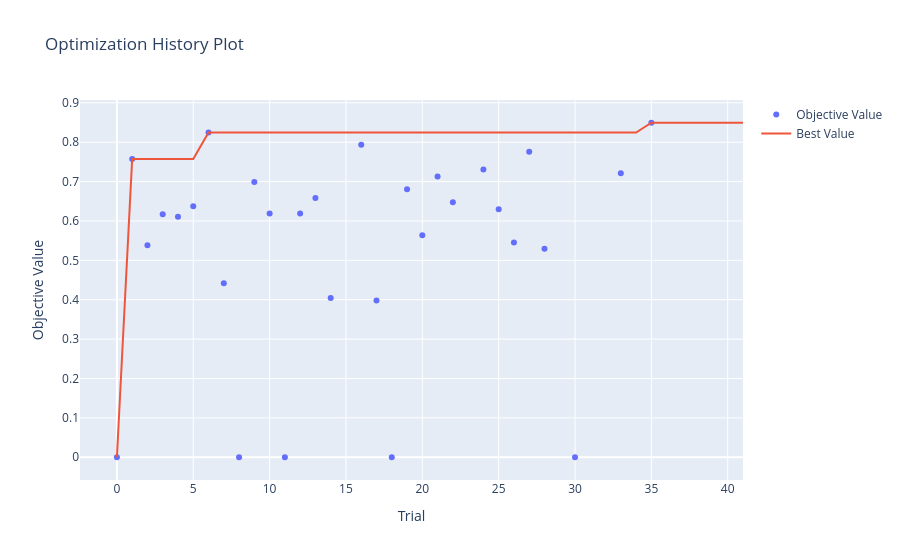

Here is the notebook cell this chart was saved with:
### Code cell
# 1. Plot optimization history
fig_hist = plot_optimization_history(study)
fig_hist.show()

### Figure 1 — Plotly figure (JSON) as saved in the notebook; plotly's stock layout.template omitted (floating-point values rounded to 4 significant figures)
{"data": [{"mode": "markers", "name": "Objective Value", "type": "scatter", "x": [0, 1, 2, 3, 4, 5, 6, 7, 8, 9, 10, 11, 12, 13, 14, 16, 17, 18, 19, 20, 21, 22, 24, 25, 26, 27, 28, 30, 33, 35], "y": [0, 0.7573, 0.538, 0.6172, 0.6107, 0.6371, 0.8247, 0.442, 0, 0.6991, 0.6191, 0, 0.6189, 0.6585, 0.4045, 0.7932, 0.3982, 0, 0.6802, 0.5637, 0.7126, 0.6478, 0.7309, 0.6298, 0.5453, 0.776, 0.5295, 0, 0.7214, 0.8494]}, {"mode": "lines", "name": "Best Value", "type": "scatter", "x": [0, 1, 2, 3, 4, 5, 6, 7, 8, 9, 10, 11, 12, 13, 14, 15, 16, 17, 18, 19, 20, 21, 22, 23, 24, 25, 26, 27, 28, 29, 30, 31, 32, 33, 34, 35, 36, 37, 38, 39, 40, 41], "y": [0, 0.7573, 0.7573, 0.7573, 0.7573, 0.7573, 0.8247, 0.8247, 0.8247, 0.8247, 0.8247, 0.8247, 0.8247, 0.8247, 0.8247, 0.8247, 0.8247, 0.8247, 0.8247, 0.8247, 0.8247, 0.8247, 0.8247, 0.8247, 0.8247, 0.8247, 0.8247, 0.8247, 0.8247, 0.8247, 0.8247, 0.8247, 0.8247, 0.8247, 0.8247, 0.8494, 0.8494, 0.8494, 0.8494, 0.8494, 0.8494, 0.8494]}, {"marker": {"color": "#cccccc"}, "mode": "markers", "name": "Infeasible Trial", "showlegend": false, "type": "scatter", "x": [], "y": []}], "layout": {"title": {"text": "Optimization History Plot"}, "xaxis": {"title": {"text": "Trial"}}, "yaxis": {"title": {"text": "Objective Value"}}}}
